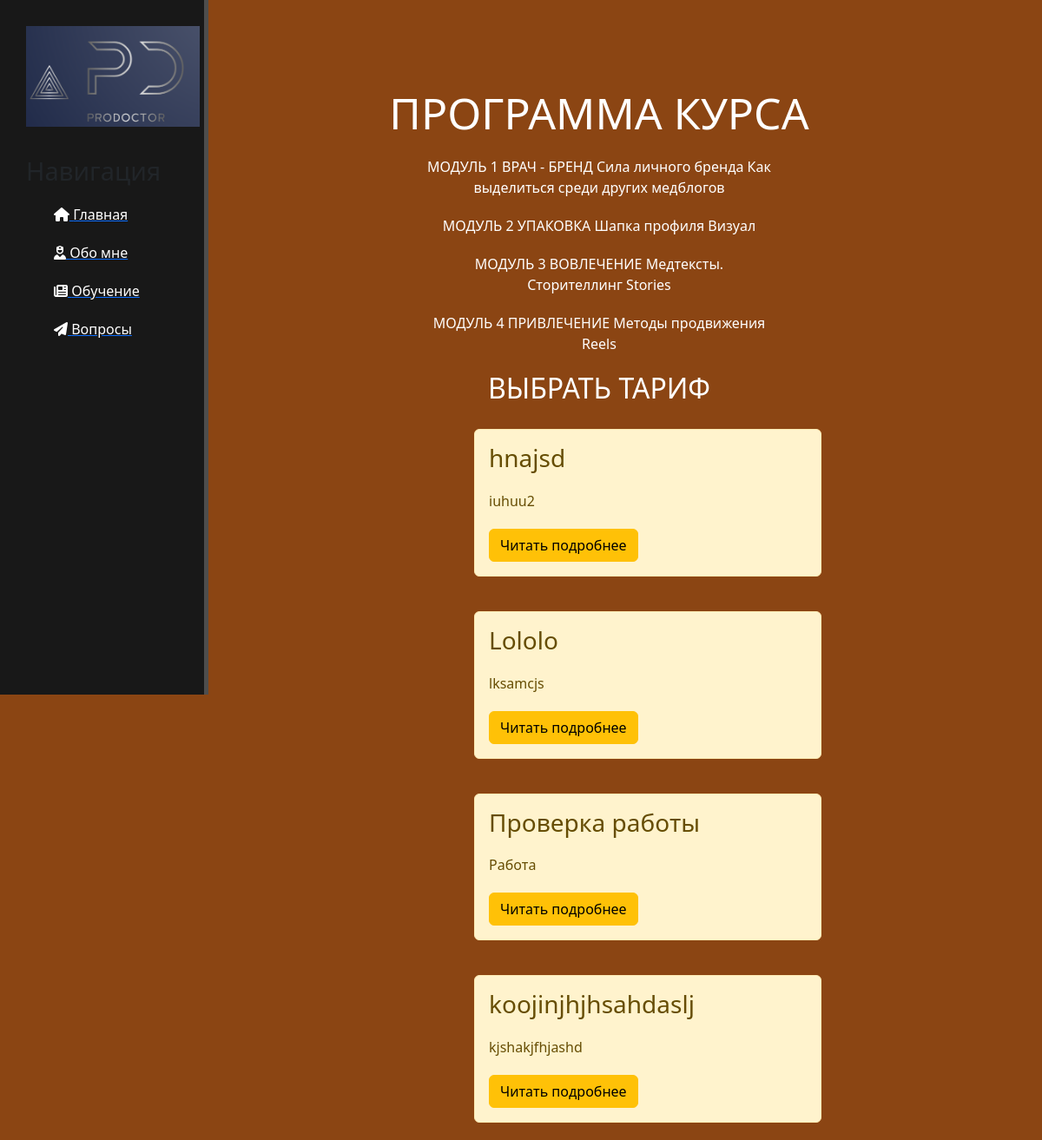
The page /news/ on the database as committed earlier.
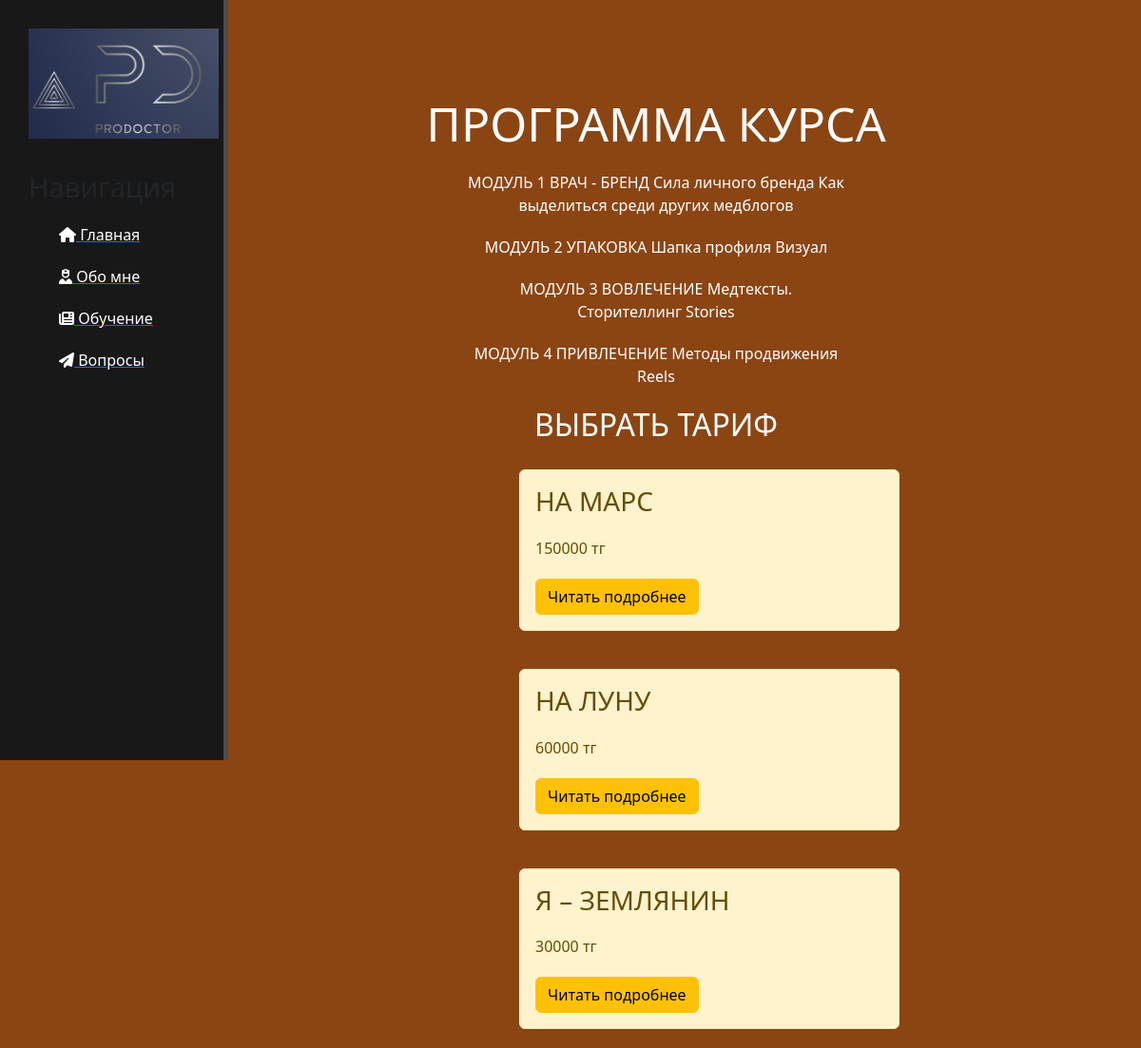
The same page on the database as committed later.
### news/models.py (models this page shows, shortened)
class Articles(models.Model):
    title = models.CharField('Название', max_length=50)
    anons = models.CharField('Анонс', max_length=250)
    full_text = models.TextField('Статья')
    data = models.DateTimeField('Дата публикации')
    class Meta:
        verbose_name = 'Новость'
        verbose_name_plural = 'Новости'

### news/views.py (the view)
# urls.py: path('', views.news_home, name='news_home'),
def news_home(request):
    news = Articles.objects.order_by('-data')
    return render(request, 'news/news_home.html', {'news': news})

### news/templates/news/news_home.html (shortened to what this page needs)
{% extends 'main/layout.html' %}
{% block content %}
<div class="features">
    <h1>ПРОГРАММА КУРСА</h1>
    <p>МОДУЛЬ 1 ВРАЧ - БРЕНД Сила личного бренда Как выделиться среди других медблогов</p>
    <p>МОДУЛЬ 2 УПАКОВКА Шапка профиля Визуал</p>
    <p>МОДУЛЬ 3 ВОВЛЕЧЕНИЕ Медтексты. Сторителлинг Stories</p>
    <p>МОДУЛЬ 4 ПРИВЛЕЧЕНИЕ Методы продвижения Reels</p>
    <h2>ВЫБРАТЬ ТАРИФ</h2>
    {% if news %}
        {% for el in news %}
            <div class="alert alert-warning">
                <h3> {{ el.title }}</h3>
                <p> {{ el.anons }}</p>
                <a href="{% url 'news-detail' el.id %}" class="btn btn-warning">Читать подробнее</a>
            </div>
        {% endfor %}
    {% else %}
        <p>Нету новостей</p>
    {% endif %}
</div>
{% endblock %}

### main/templates/main/layout.html (shortened to what this page needs)
{% load static %}
<!doctype html>
<html lang="en">
<head>
    <link rel="stylesheet" href="https://cdn.jsdelivr.net/npm/bootstrap@5.2.3/dist/css/bootstrap.min.css">
    <link rel="stylesheet" href="{% static 'main/css/main.css' %}">
    <link rel="stylesheet" href="https://cdn.jsdelivr.net/npm/@fortawesome/fontawesome-free@6.2.1/css/fontawesome.min.css">
</head>
<body>
    <aside>
        <img src="{% static 'main/img/logo-prodoctor.png' %}" alt="Лого">
        <h3>Навигация</h3>
        <ul>
            <a href="{% url 'home'%}"><li><i class="fa-solid fa-house"></i> Главная</li></a>
            <a href="{% url 'about'%}"><li><i class="fa-solid fa-user-nurse"></i> Обо мне</li></a>
            <a href="{% url 'news_home'%}"><li><i class="fas fa-newspaper"></i> Обучение</li></a>
            <a href="{% url 'questions'%}"><li><i class="fas fa-paper-plane"></i> Вопросы</li></a>
        </ul>
    </aside>
    <main>
        {% block content %}
        {% endblock %}
    </main>
</body>
</html>

### main/static/main/css/main.css (style rules this page uses)
body { background: #8B4513; }
aside { float: left; background: #181818; width: 20%; padding: 2.5%; height: 100vh; color: fff; border-right: 5px solid #4d4d4d; }
aside img { width: 200px; float: left; }
aside h3 { margin-top: 150px; font-size: 29px; }
aside ul { list-style:none }
aside ul li { color: #fff; display: block; margin-top: 20px; transition: transform .6s ease; }
body .features { float: left; color: #fff; margin-top: 100px; text-align: center; width: 75%; }
body .features h1 { font-size: 50px; }
body .features p { max-width: 400px; margin: 20px auto }
.alert-warning { float: left; clear: both; width: 400px; margin: 20px 34%; text-align: left; }

Rows that differ between the two databases and show on the page:
removed Articles: title "hnajsd", anons "iuhuu2"
removed Articles: title "Lololo", anons "lksamcjs"
removed Articles: title "Проверка работы", anons "Работа"
removed Articles: title "koojinjhjhsahdaslj", anons "kjshakjfhjashd"
added Articles: title "НА МАРС", anons "150000 тг"
added Articles: title "НА ЛУНУ", anons "60000 тг"
added Articles: title "Я – ЗЕМЛЯНИН", anons "30000 тг"
